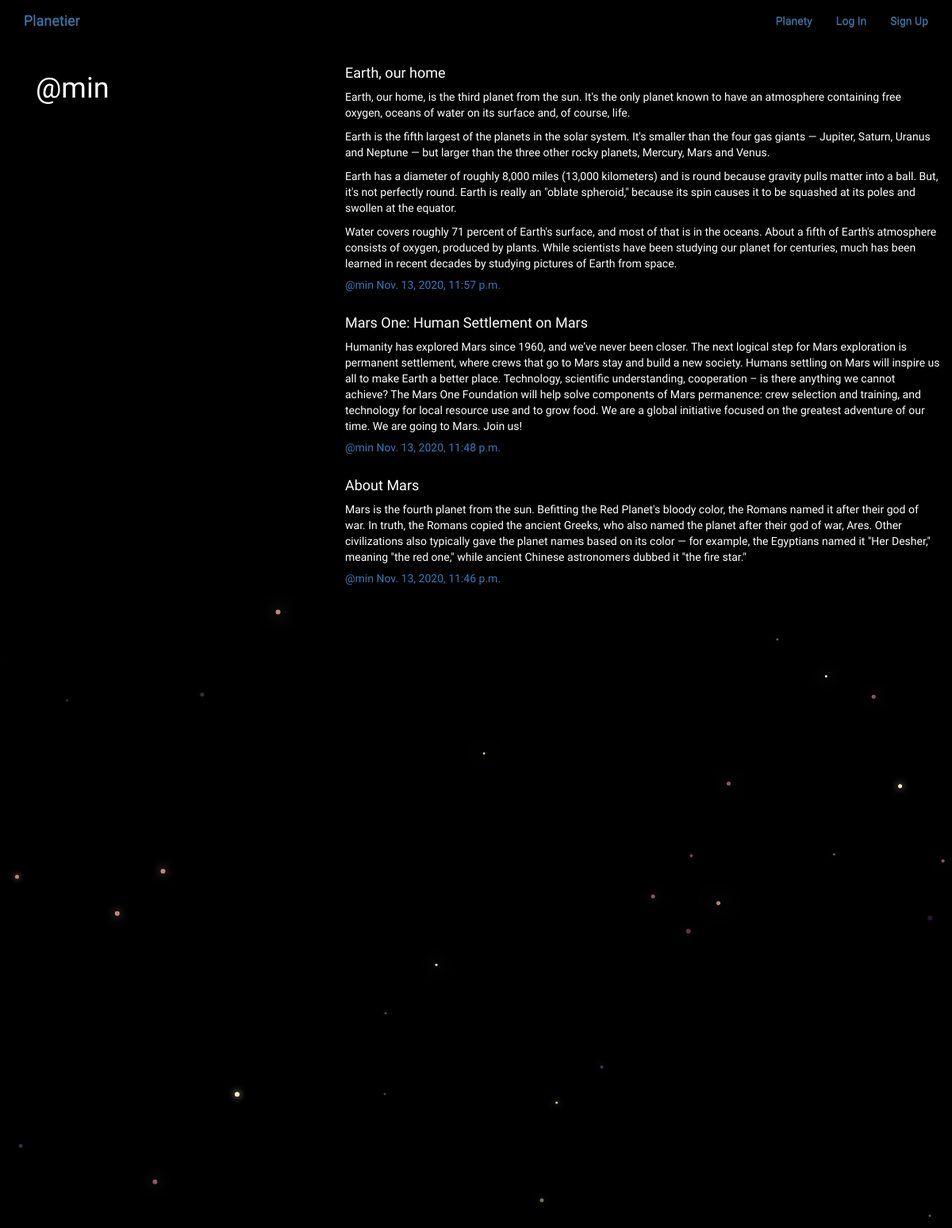
The page /broadcasts/by/min/ on the database its author committed.
### broadcasts/models.py (models this page shows, shortened)
class Broadcast(models.Model):
    user = models.ForeignKey(
        User, related_name='broadcasts', on_delete=models.CASCADE)
    created_at = models.DateTimeField(auto_now=True)
    title = models.CharField(max_length=100, default='', blank=False)
    message = models.TextField()
    message_html = models.TextField(editable=False)
    planety = models.ForeignKey(
        Planety, related_name='broadcasts', null=True, blank=True, on_delete=models.CASCADE)
    class Meta:
        ordering = ['-created_at']
        unique_together = ['user', 'message']

### broadcasts/views.py (the view)
# urls.py: path('by/<str:username>/', views.UserBroadcasts.as_view(), name='for_user'),
class UserBroadcasts(generic.ListView):
    model = models.Broadcast
    template_name = 'broadcasts/user_broadcast_list.html'
    def get_queryset(self):
        try:
            self.broadcast_user = User.objects.prefetch_related(
                "broadcasts").get(username__iexact=self.kwargs.get('username'))
        except User.DoesNotExist:
            raise Http404
        else:
            return self.broadcast_user.broadcasts.all()
    def get_context_data(self, **kwargs):
        context = super().get_context_data(**kwargs)
        context["broadcast_user"] = self.broadcast_user
        return context

### broadcasts/templates/broadcasts/user_broadcast_list.html
{% extends "broadcasts/broadcast_base.html" %}
{% block prebroadcast %}
<div class="col-md-4">
    <h1>@{{broadcast_user.username}}</h1>
</div>
{% endblock %}
{% block broadcast_content %}
<div class="col-md-8">
    {% for broadcast in broadcast_list %}
    {% include "broadcasts/_broadcast.html" %}
    {% endfor %}
</div>
{% endblock %}

### broadcasts/templates/broadcasts/_broadcast.html (shortened to what this page needs)
<div class="broadcast media">
    <h4>{{broadcast.title}}</h4>
    <p>{{broadcast.message_html|safe}}</p>
    <div class="media-body">
        <h5 class='media-heading'>
            <span class='username'>
                <a href="{% url 'broadcasts:for_user' username=broadcast.user.username %}">
                    @{{broadcast.user.username}}</a>
            </span>
            <time class='time'>
                <a href="{% url 'broadcasts:single' username=broadcast.user.username pk=broadcast.pk %}">
                    {{broadcast.created_at}}
                </a>
            </time>
        </h5>
    </div>
</div>

### static/planetier/css/master.css (style rules this page uses)
body { font-family: 'Turret Road', cursive; margin: 0; background-color: black; color:white; }

### rows shown on the page
Broadcast: title "Earth, our home", message_html "Earth, our home, is the third planet from the sun. It's the only planet known to have an atmosphere containing free oxygen, oceans of water on its surface and, of course, life. Earth is the fifth largest of the planets in the solar system. It's smaller than the four gas giants — Jupiter, Saturn, Uranus and Neptune — but larger than the three other rocky planets, Mercury, Mars and Venus. Earth has a diameter of roughly 8,000 miles (13,000 kilometers) and is round because gravity pulls matter into a ball. But, it's not perfectly round. Earth is really an \"oblate spheroid,\" because its spin causes it to be squashed at its poles and swollen at the equator. Water covers roughly 71 percent of…", user.username "min", created_at "Nov. 13, 2020, 11:57 p.m."
Broadcast: title "Mars One: Human Settlement on Mars", message_html "Humanity has explored Mars since 1960, and we’ve never been closer. The next logical step for Mars exploration is permanent settlement, where crews that go to Mars stay and build a new society. Humans settling on Mars will inspire us all to make Earth a better place. Technology, scientific understanding, cooperation – is there anything we cannot achieve? The Mars One Foundation will help solve components of Mars permanence: crew selection and training, and technology for local resource use and to grow food. We are a global initiative focused on the greatest adventure of our time. We are going to Mars. Join us!", user.username "min", created_at "Nov. 13, 2020, 11:48 p.m."
Broadcast: title "About Mars", message_html "Mars is the fourth planet from the sun. Befitting the Red Planet's bloody color, the Romans named it after their god of war. In truth, the Romans copied the ancient Greeks, who also named the planet after their god of war, Ares. Other civilizations also typically gave the planet names based on its color — for example, the Egyptians named it \"Her Desher,\" meaning \"the red one,\" while ancient Chinese astronomers dubbed it \"the fire star.\"", user.username "min", created_at "Nov. 13, 2020, 11:46 p.m."

### other values the page prints
{{ broadcast_user.username }} "min"
